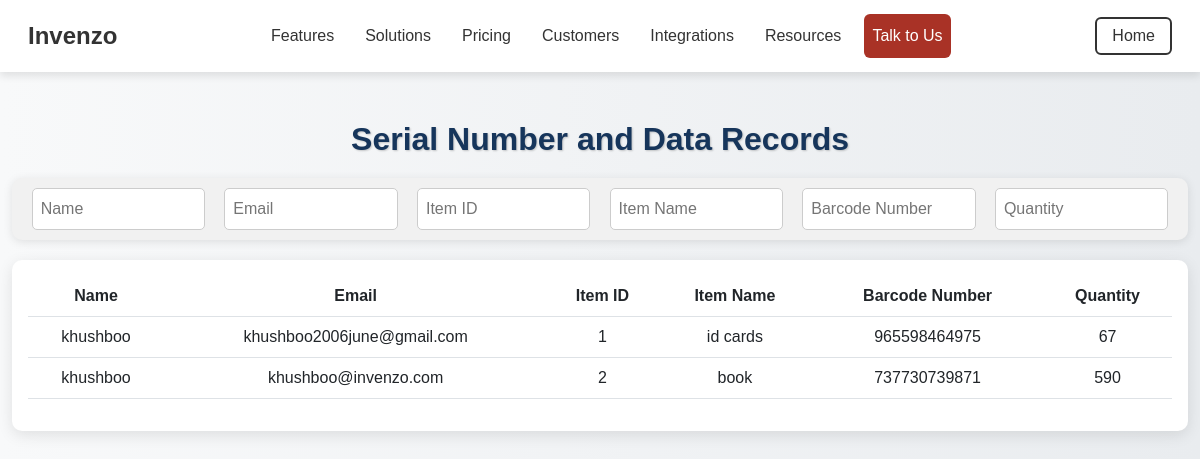
The page /barcodes/ (signed in) on the database as committed earlier.
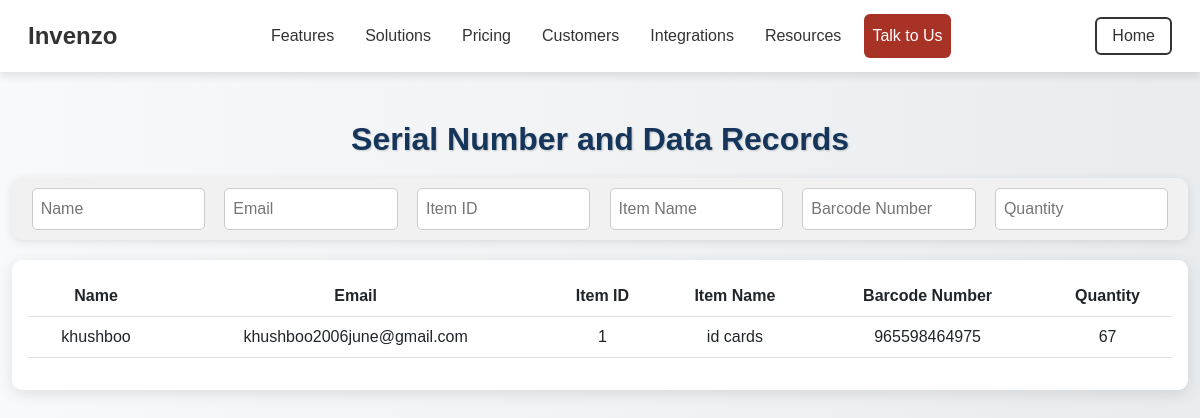
The same page on the database as committed later.
### main/models.py (models this page shows, shortened)
class BarcodeData(models.Model):
    user = models.ForeignKey(User, on_delete=models.CASCADE, null =True)
    order = models.ForeignKey(Order, on_delete=models.CASCADE,  null=True, blank=True, related_name='barcodes')  # Add ForeignKey
    supplier_name = models.CharField(max_length=255)
    supplier_email = models.EmailField()
    item_id = models.CharField(max_length=100)
    item_name = models.CharField(max_length=255)
    barcode_number = models.CharField(max_length=100, unique=True)
    quantity = models.IntegerField()

### main/views.py (the view)
# urls.py: path('barcodes/', barcode_scanning, name='barcodes'),
@login_required
@user_passes_test(superuser_check, login_url='/error/')  # Only allow superusers
def barcode_scanning(request):
    barcodes = BarcodeData.objects.all()
    return render(request, 'barcode_scanning.html', {'barcodes': barcodes})

### main/views.py (called while the page is built)
def superuser_check(user):
    return user.is_superuser  # Only allow superusers

### main/templates/barcode_scanning.html (shortened to what this page needs)
{% load static %}
<!DOCTYPE html>
<html lang="en">
<head>
    <link href="https://cdn.jsdelivr.net/npm/bootstrap@5.3.0/dist/css/bootstrap.min.css" rel="stylesheet">
    <link rel="stylesheet" href="{% static 'css/styles.css' %}">
    <link rel="stylesheet" href="{% static 'css/barcode-scanning.css' %}">
</head>
<body>
    {% include 'navbar.html' %}
    <section class="topic-page text-center">
        <div class="container-fluid">
            <h2>Serial Number and Data Records</h2>
            <div class="filter-container">
                <input type="text" class="filter-input" placeholder="Name" onkeyup="filterTable(0)">
                <input type="text" class="filter-input" placeholder="Email" onkeyup="filterTable(1)">
                <input type="text" class="filter-input" placeholder="Item ID" onkeyup="filterTable(2)">
                <input type="text" class="filter-input" placeholder="Item Name" onkeyup="filterTable(3)">
                <input type="text" class="filter-input" placeholder="Barcode Number" onkeyup="filterTable(4)">
                <input type="text" class="filter-input" placeholder="Quantity" onkeyup="filterTable(5)">
            </div>
            <div class="table-container p-3">
                <table class="table table-hover" id="barcodeTable">
                    <thead>
                        <tr>
                            <th>Name</th>
                            <th>Email</th>
                            <th>Item ID</th>
                            <th>Item Name</th>
                            <th>Barcode Number</th>
                            <th>Quantity</th>
                        </tr>
                    </thead>
                    <tbody>
                        {% for barcode in barcodes %}
                        <tr>
                            <td>{{ barcode.supplier_name }}</td>
                            <td>{{ barcode.supplier_email }}</td>
                            <td>{{ barcode.item_id }}</td>
                            <td>{{ barcode.item_name }}</td>
                            <td>{{ barcode.barcode_number }}</td>
                            <td>{{ barcode.quantity }}</td>
                        </tr>
                        {% empty %}
                        <tr>
                            <td colspan="6" class="text-center">No records found.</td>
                        </tr>
                        {% endfor %}
                    </tbody>
                </table>
            </div>
        </div>
    </section>
</body>
</html>

### main/templates/navbar.html (shortened to what this page needs)
<nav class="navbar navbar-expand-lg navbar-light bg-white">
    <div class="container-fluid">
        <a class="navbar-brand d-flex align-items-center" href="{% url 'home' %}">
            <strong class="brand-name">Invenzo</strong>
        </a>
        <div class="collapse navbar-collapse justify-content-end" id="navbarNav">
            <ul class="navbar-nav">
                <li class="nav-item"><a class="nav-link" href="{% url 'features' %}">Features</a></li>
                <li class="nav-item"><a class="nav-link" href="{% url 'solutions' %}">Solutions</a></li>
                <li class="nav-item"><a class="nav-link" href="{% url 'pricing' %}">Pricing</a></li>
                <li class="nav-item"><a class="nav-link" href="{% url 'customers' %}">Customers</a></li>
                <li class="nav-item"><a class="nav-link" href="{% url 'integrations' %}">Integrations</a></li>
                <li class="nav-item"><a class="nav-link" href="{% url 'resources' %}">Resources</a></li>
                <li class="nav-item"><a class="nav-link btn btn-primary text-white" href="{% url 'team' %}">Talk to Us</a></li>
            </ul>
        </div>
        <div class="collapse navbar-collapse justify-content-end" id="navbarNav">
            <a href="{% url 'home' %}" class="btn btn-outline-dark">Home</a>
        </div>
    </div>
</nav>

### accounts/static/css/styles.css (style rules this page uses)
.navbar { padding: 0.8rem 1rem; font-family: 'Poppins', sans-serif; position: fixed; top: 0; left: 0; right: 0; z-index: 9999; background-color: #ffffff; box-shadow: 0 4px 8px rgba(0, 0, 0, 0.1); }
body { padding-top: 80px; }
.navbar-brand .brand-name { font-size: 24px; font-weight: 600; color: #333; }
.navbar-nav { font-size: 16px; }
.nav-item .nav-link { color: #333; margin-right: 15px; padding: 10px 0; transition: color 0.3s ease; }
.navbar-nav .nav-item:last-child { margin-right: 0; }
.btn-outline-dark { border: 2px solid #333; color: #333; padding: 5px 15px; transition: background-color 0.3s ease, color 0.3s ease; }
.brand-name { font-size: 24px; font-weight: bold; font-family: 'Poppins', sans-serif; color: #2C3E50; }
.btn-primary { background-color: #A93226; border: none; }

### accounts/static/css/barcode-scanning.css (style rules this page uses)
body { margin-top:60px; padding:0; }
.topic-page h2 { color: #16355b; font-weight: bold; text-shadow: 1px 1px 2px rgba(0, 0, 0, 0.2); margin-top: 10px; margin-bottom: 20px; text-align: center; }

### main/templates/barcode_scanning.html (style rules this page uses)
body { background: linear-gradient(to right, #f8f9fa, #e9ecef); font-family: 'Poppins', sans-serif; }
.topic-page { padding-top: 50px !important; }
.table-container { width: 100%; margin: 20px auto; background: white; border-radius: 10px; box-shadow: 0px 4px 15px rgba(0, 0, 0, 0.1); overflow-x: auto; padding: 20px; animation: fadeIn 1s ease-in-out; }
.filter-container { display: flex; justify-content: space-around; padding: 10px; background: #f1f1f1; border-radius: 10px; box-shadow: 0px 2px 10px rgba(0, 0, 0, 0.1); margin-bottom: 10px; }
.filter-input { width: 15%; padding: 8px; border: 1px solid #ccc; border-radius: 5px; transition: all 0.3s ease-in-out; }

Rows that differ between the two databases and show on the page:
removed BarcodeData: supplier_name "khushboo", supplier_email "khushboo@invenzo.com", item_id "2", item_name "book", barcode_number "737730739871", quantity "590"
